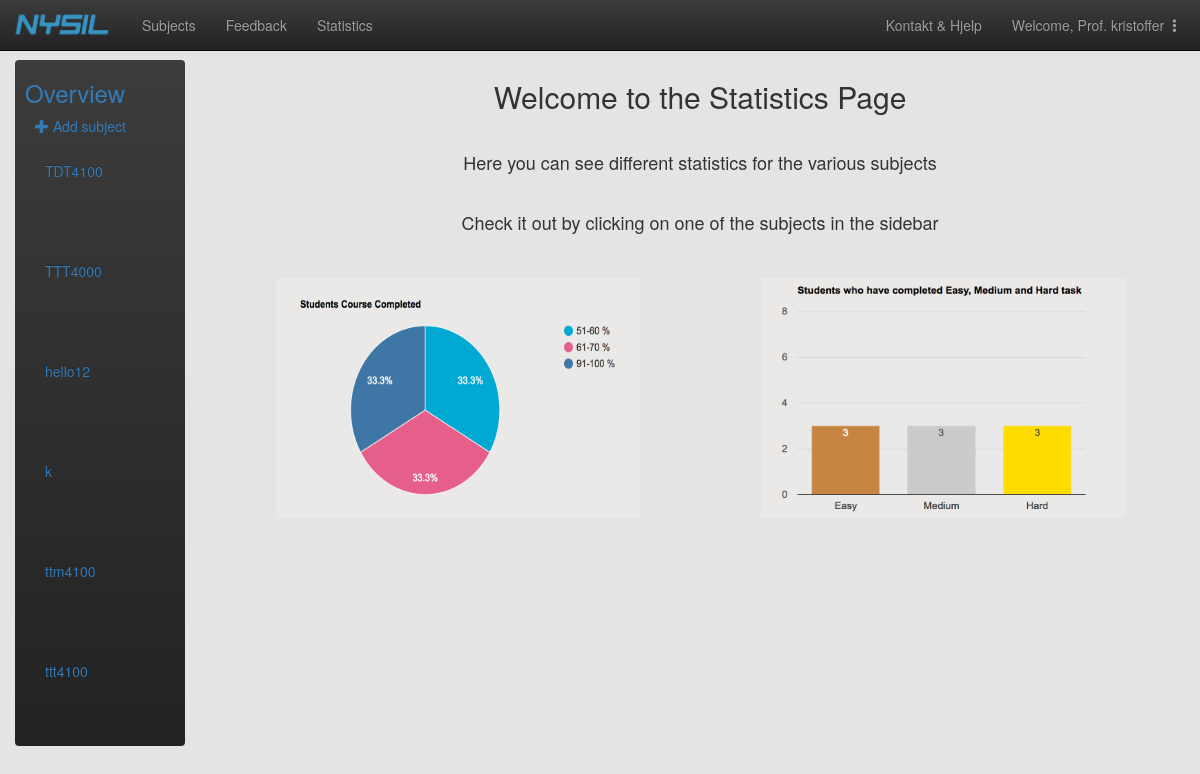
Screenshot of /adminpage/statistics/ (signed in) with the database file from the repository.
### main/models.py (models this page shows)
class Subject(models.Model):
    subject_code = models.CharField(max_length=20, primary_key=True) # primary key
    subject_name = models.CharField(max_length=30)
    professor_firstname = models.CharField(max_length=30)
    professor_lastname = models.CharField(max_length=30)
    professor_email = models.EmailField()
    class Meta:
        ordering = ['subject_code']
    def __str__(self):
        return self.subject_code
    def get_full_name(self):
        return self.professor_firstname + " " + self.professor_lastname
    get_full_name.short_description = 'Professor' # headline of professor-column in the admin-table

### stats/views.py (the view)
def statistics_index(request):
    if not user_authenticated(request.user):
        return render(request, 'main/login.html')
    context = {'subjects': Subject.objects.all()}
    return render(request, 'stats/statistics_index.html',context)

### stats/views.py (called while the page is built)
def user_authenticated(user):
    if not user.is_authenticated():
        return False
    return True

### stats/templates/stats/statistics_index.html (shortened to what this page needs)
{% extends 'adminpage/subject_overview.html' %}
{% load static %}
{% block subjects %}
    {% for subject in subjects %}
        <div class="collapse navbar-collapse" id="id_subject_overview_menu">
            <ul class="nav navbar-nav navbar-left" style="width:120px">
                <li style="float:left">
                    <a href="{% url 'stats:subject_overview' subject_pk=subject.pk %}" style="color:#337AB7;width:150px">
                        {{ subject }}
                    </a>
                </li>
            </ul>
            <ul class="nav navbar-nav navbar-right" id="id_nav_drop" style="width:-10px">
                <li class="dropdown">
                </li>
            </ul>
        </div>
    {% endfor %}
{% endblock %}
{% block extension%}
    <div class="col-md-10">
        <div class="text-center">
            <h2>Welcome to the Statistics Page</h2>
            <br>
            <h4>Here you can see different statistics for the various subjects</h4>
            <br>
            <h4>Check it out by clicking on one of the subjects in the sidebar</h4>
            <br>
        </div>
        <div class="modal-body row">
            <div class="col-md-6 text-center">
                <img src="{% static 'stats/img/pic1.png'%}" style="width:80%; height:30vh">
            </div>
            <div class="col-md-6 text-center">
                <img src="{% static 'stats/img/pic2.png'%}" style="width:80%; height:30vh">
            </div>
        </div>
    </div>
{% endblock %}

### adminpage/templates/adminpage/admin_header.html (shortened to what this page needs)
<!DOCTYPE html>
<html lang="en">
<head>
    {% load static %}
    <link rel="stylesheet" href="{% static 'adminpage/css/customize.css' %}" type="text/css">
	<link rel="stylesheet" href="https://maxcdn.bootstrapcdn.com/bootstrap/3.3.7/css/bootstrap.min.css"
>
	<link rel="stylesheet" href="https://maxcdn.bootstrapcdn.com/bootstrap/3.3.7/css/bootstrap-theme.min.css"
>
    <link rel="stylesheet" href="{% static 'main/css/header.css'%}" type = "text/css"/>
</head>
<body class="body" style="background-color: #E5E4E2;">
<div id="wrapper">
        <br>
        <br>
        <br>
        <nav class="navbar navbar-inverse navbar-fixed-top">
            <div class="container-fluid">
                <div class="navbar-header">
                    <a href="{% url 'main:index' %}" class="navbar-brand"><img src="{% static 'main/img/ny_logo.png'%}" style="width:100px;height:27px;margin-top:-4px;margin-left:-3px"></a>
                </div>
                <div class="collapse navbar-collapse" id="mainNavBar">
                    <ul class="nav navbar-nav">
                        <li><a href="{% url 'adminpage:subject_overview' %}">Subjects</a></li>
                        <li><a href="{% url 'adminpage:tilbakemeldinger' %}">Feedback</a></li>
                        <li><a href="{% url 'stats:statistics_index'%}">Statistics</a></li>
                    </ul>
                    <ul class="nav navbar-nav navbar-right">
                        <li><a href="#">Kontakt & Hjelp</a></li>
                        <li class="dropdown">
                            <li class="dropdown">
                                <a href="#" class="dropdown-toggle" data-toggle="dropdown" style="margin-right: 15px">
                                    Welcome, Prof. {{user}}
                                    <span class="glyphicon glyphicon-option-vertical" style="width:2px;height:2px"></span></a>
                            </li>
				        </li>
                    </ul>
                </div>
            </div>
        </nav>
    </div>
    {% block content %}
    {% endblock%}
<footer id="footer">
</footer>
</body>

### main/static/main/css/header.css (style rules this page uses)
#footer { position:absolute; bottom:0; width:100%; height:60px; padding: 15px; }

### rows the page displays
Subject: subject_code "TDT4100"
Subject: subject_code "TTT4000"
Subject: subject_code "hello12"
Subject: subject_code "k"
Subject: subject_code "ttm4100"
Subject: subject_code "ttt4100"

### other values shown
{{ user }} "kristoffer"
